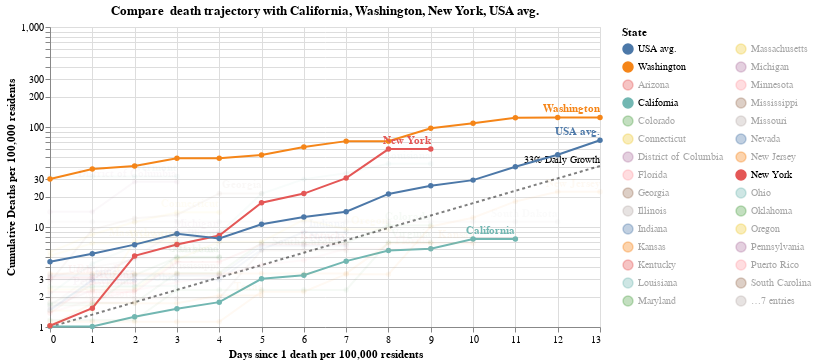

Source (notebook cell):
### Code cell
make_since_chart()

### Figure 1 — Vega-Lite specification as saved in the notebook (floating-point values rounded to 4 significant figures; data arrays with more than 128 entries replaced by an {"elided": "..."} marker saying what was removed)
{"config": {"view": {"continuousWidth": 400, "continuousHeight": 300}}, "layer": [{"mark": {"type": "line", "color": "black", "opacity": 0.5, "strokeDash": [3, 3]}, "encoding": {"x": {"type": "quantitative", "field": "Days since 1 death per 100,000 residents"}, "y": {"type": "quantitative", "field": "Confirmed Cases"}}}, {"mark": {"type": "text", "align": "right", "dy": -6, "fontSize": 10, "text": "33% Daily Growth"}, "encoding": {"x": {"type": "quantitative", "field": "Days since 1 death per 100,000 residents"}, "y": {"type": "quantitative", "field": "Confirmed Cases"}}, "transform": [{"filter": "(datum['Days since 1 death per 100,000 residents'] >= 13)"}]}, {"data": {"name": "data-c2e86177a77eb72d53b144f5ff06ae4b"}, "mark": {"type": "line", "point": true}, "encoding": {"color": {"type": "nominal", "field": "State", "legend": {"columns": 2}, "sort": ["USA avg.", "Washington"]}, "opacity": {"condition": {"value": 1, "selection": "selector002"}, "value": 0.05}, "tooltip": [{"type": "nominal", "field": "State"}, {"type": "temporal", "field": "Date"}, {"type": "quantitative", "field": "Confirmed Cases per 100,000"}, {"type": "quantitative", "field": "Days since 1 death per 100,000 residents"}], "x": {"type": "quantitative", "field": "Days since 1 death per 100,000 residents"}, "y": {"type": "quantitative", "axis": {"title": "Cumulative Deaths per 100,000 residents"}, "field": "Confirmed Cases per 100,000", "scale": {"type": "log"}}}, "selection": {"selector002": {"type": "multi", "fields": ["State"], "bind": "legend", "init": [{"State": "California"}, {"State": "Washington"}, {"State": "New York"}, {"State": "USA avg."}]}}, "width": 550}, {"data": {"name": "data-c2e86177a77eb72d53b144f5ff06ae4b"}, "mark": {"type": "text", "align": "right", "dy": -8, "fontWeight": "bold"}, "encoding": {"color": {"type": "nominal", "field": "State", "legend": {"columns": 2}, "sort": ["USA avg.", "Washington"]}, "opacity": {"condition": {"value": 1, "selection": "selector002"}, "value": 0.05}, "text": {"type": "nominal", "field": "State"}, "tooltip": [{"type": "nominal", "field": "State"}, {"type": "temporal", "field": "Date"}, {"type": "quantitative", "field": "Confirmed Cases per 100,000"}, {"type": "quantitative", "field": "Days since 1 death per 100,000 residents"}], "x": {"type": "quantitative", "field": "Days since 1 death per 100,000 residents"}, "y": {"type": "quantitative", "axis": {"title": "Cumulative Deaths per 100,000 residents"}, "field": "Confirmed Cases per 100,000", "scale": {"type": "log"}}}, "transform": [{"filter": "(datum['Date'] >= 1584921600000)"}], "width": 550}], "data": {"name": "data-d1191cb63904e6936b60c8d85157767d"}, "title": "Compare  death trajectory with California, Washington, New York, USA avg.", "$schema": "https://vega.github.io/schema/vega-lite/v4.0.2.json", "datasets": {"data-d1191cb63904e6936b60c8d85157767d": [{"Days since 1 death per 100,000 residents": 0, "Confirmed Cases": 1.0}, {"Days since 1 death per 100,000 residents": 1, "Confirmed Cases": 1.33}, {"Days since 1 death per 100,000 residents": 2, "Confirmed Cases": 1.769}, {"Days since 1 death per 100,000 residents": 3, "Confirmed Cases": 2.353}, {"Days since 1 death per 100,000 residents": 4, "Confirmed Cases": 3.129}, {"Days since 1 death per 100,000 residents": 5, "Confirmed Cases": 4.162}, {"Days since 1 death per 100,000 residents": 6, "Confirmed Cases": 5.535}, {"Days since 1 death per 100,000 residents": 7, "Confirmed Cases": 7.361}, {"Days since 1 death per 100,000 residents": 8, "Confirmed Cases": 9.791}, {"Days since 1 death per 100,000 residents": 9, "Confirmed Cases": 13.02}, {"Days since 1 death per 100,000 residents": 10, "Confirmed Cases": 17.32}, {"Days since 1 death per 100,000 residents": 11, "Confirmed Cases": 23.03}, {"Days since 1 death per 100,000 residents": 12, "Confirmed Cases": 30.64}, {"Days since 1 death per 100,000 residents": 13, "Confirmed Cases": 40.74}], "data-c2e86177a77eb72d53b144f5ff06ae4b": {"elided": "253 records"}}}
